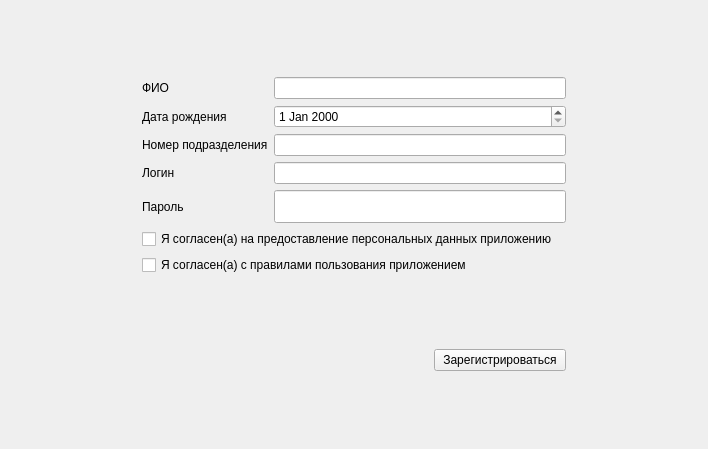
<?xml version="1.0" encoding="UTF-8"?>
<ui version="4.0">
 <class>RegWin</class>
 <widget class="QMainWindow" name="RegWin">
  <property name="geometry">
   <rect>
    <x>0</x>
    <y>0</y>
    <width>708</width>
    <height>449</height>
   </rect>
  </property>
  <property name="sizePolicy">
   <sizepolicy hsizetype="Fixed" vsizetype="Fixed">
    <horstretch>0</horstretch>
    <verstretch>0</verstretch>
   </sizepolicy>
  </property>
  <property name="windowTitle">
   <string>Регистрация</string>
  </property>
  <property name="windowIcon">
   <iconset>
    <normaloff>icon.jpg</normaloff>icon.jpg</iconset>
  </property>
  <property name="styleSheet">
   <string notr="true"/>
  </property>
  <widget class="QWidget" name="centralwidget">
   <layout class="QGridLayout" name="gridLayout_2">
    <item row="0" column="3">
     <spacer name="horizontalSpacer_3">
      <property name="orientation">
       <enum>Qt::Horizontal</enum>
      </property>
      <property name="sizeHint" stdset="0">
       <size>
        <width>40</width>
        <height>20</height>
       </size>
      </property>
     </spacer>
    </item>
    <item row="0" column="0">
     <spacer name="horizontalSpacer_2">
      <property name="orientation">
       <enum>Qt::Horizontal</enum>
      </property>
      <property name="sizeHint" stdset="0">
       <size>
        <width>40</width>
        <height>20</height>
       </size>
      </property>
     </spacer>
    </item>
    <item row="0" column="1" colspan="2">
     <layout class="QVBoxLayout" name="verticalLayout">
      <item>
       <layout class="QGridLayout" name="gridLayout">
        <item row="4" column="0">
         <widget class="QLabel" name="label_5">
          <property name="styleSheet">
           <string notr="true">font: 14pt &quot;Calibri&quot;;</string>
          </property>
          <property name="text">
           <string>Пароль</string>
          </property>
         </widget>
        </item>
        <item row="1" column="0">
         <widget class="QLabel" name="label_2">
          <property name="styleSheet">
           <string notr="true">font: 14pt &quot;Calibri&quot;;</string>
          </property>
          <property name="text">
           <string>Дата рождения</string>
          </property>
         </widget>
        </item>
        <item row="2" column="0">
         <widget class="QLabel" name="label_3">
          <property name="styleSheet">
           <string notr="true">font: 14pt &quot;Calibri&quot;;</string>
          </property>
          <property name="text">
           <string>Номер подразделения</string>
          </property>
         </widget>
        </item>
        <item row="2" column="1">
         <widget class="QLineEdit" name="otdel_num">
          <property name="styleSheet">
           <string notr="true">font: 14pt &quot;Calibri&quot;;</string>
          </property>
         </widget>
        </item>
        <item row="0" column="0">
         <widget class="QLabel" name="label">
          <property name="styleSheet">
           <string notr="true">font: 14pt &quot;Calibri&quot;;</string>
          </property>
          <property name="text">
           <string>ФИО</string>
          </property>
         </widget>
        </item>
        <item row="4" column="1">
         <widget class="QLineEdit" name="password_value">
          <property name="font">
           <font>
            <family>Calibri</family>
            <pointsize>14</pointsize>
            <weight>50</weight>
            <italic>false</italic>
            <bold>false</bold>
           </font>
          </property>
          <property name="toolTip">
           <string>&lt;html&gt;&lt;head/&gt;&lt;body&gt;&lt;p&gt;&lt;span style=&quot; font-size:10pt; font-weight:600;&quot;&gt;пароль должен быть длинной не менее 8 символов и содержать заглавные и строчные буквы, цифры и специальные символы&lt;/span&gt;&lt;/p&gt;&lt;/body&gt;&lt;/html&gt;</string>
          </property>
          <property name="toolTipDuration">
           <number>10000</number>
          </property>
          <property name="statusTip">
           <string/>
          </property>
          <property name="whatsThis">
           <string/>
          </property>
          <property name="accessibleDescription">
           <string/>
          </property>
          <property name="styleSheet">
           <string notr="true">font: 14pt &quot;Calibri&quot;;</string>
          </property>
         </widget>
        </item>
        <item row="3" column="0">
         <widget class="QLabel" name="label_4">
          <property name="styleSheet">
           <string notr="true">font: 14pt &quot;Calibri&quot;;</string>
          </property>
          <property name="text">
           <string>Логин</string>
          </property>
         </widget>
        </item>
        <item row="0" column="1">
         <widget class="QLineEdit" name="name">
          <property name="styleSheet">
           <string notr="true">font: 14pt &quot;Calibri&quot;;</string>
          </property>
         </widget>
        </item>
        <item row="3" column="1">
         <widget class="QLineEdit" name="username_value">
          <property name="statusTip">
           <string/>
          </property>
          <property name="styleSheet">
           <string notr="true">font: 14pt &quot;Calibri&quot;;</string>
          </property>
         </widget>
        </item>
        <item row="1" column="1">
         <widget class="QDateEdit" name="birth_date">
          <property name="styleSheet">
           <string notr="true">font: 14pt &quot;Calibri&quot;;</string>
          </property>
         </widget>
        </item>
       </layout>
      </item>
      <item>
       <widget class="QCheckBox" name="check_data">
        <property name="styleSheet">
         <string notr="true">font: 14pt &quot;Calibri&quot;;</string>
        </property>
        <property name="text">
         <string>Я согласен(а) на предоставление персональных данных приложению</string>
        </property>
       </widget>
      </item>
      <item>
       <widget class="QCheckBox" name="check_rules">
        <property name="styleSheet">
         <string notr="true">font: 14pt &quot;Calibri&quot;;</string>
        </property>
        <property name="text">
         <string>Я согласен(а) с правилами пользования приложением</string>
        </property>
       </widget>
      </item>
     </layout>
    </item>
    <item row="1" column="1">
     <spacer name="horizontalSpacer">
      <property name="orientation">
       <enum>Qt::Horizontal</enum>
      </property>
      <property name="sizeHint" stdset="0">
       <size>
        <width>286</width>
        <height>20</height>
       </size>
      </property>
     </spacer>
    </item>
    <item row="1" column="2">
     <widget class="QPushButton" name="pushButton">
      <property name="sizePolicy">
       <sizepolicy hsizetype="Expanding" vsizetype="Fixed">
        <horstretch>0</horstretch>
        <verstretch>0</verstretch>
       </sizepolicy>
      </property>
      <property name="styleSheet">
       <string notr="true">font: 14pt &quot;Calibri&quot;;</string>
      </property>
      <property name="text">
       <string>Зарегистрироваться</string>
      </property>
     </widget>
    </item>
   </layout>
  </widget>
 </widget>
 <resources/>
 <connections/>
</ui>
